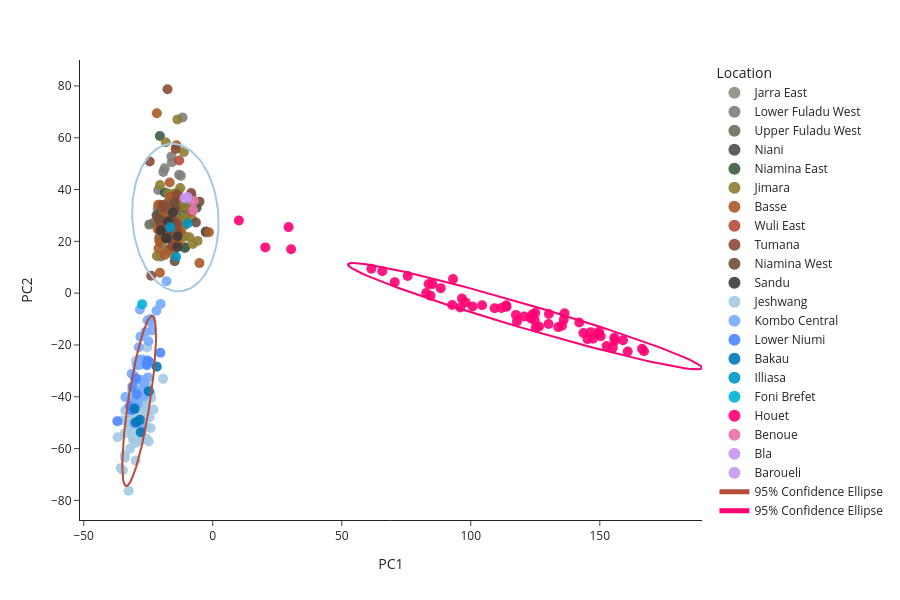

Notebook code for this chart:
### Code cell
pca_fig.add_trace(go.Scatter(
    x=ellipse_x_auto2,
    y=ellipse_y_auto2,
    mode='lines',
    name='95% Confidence Ellipse',
    line=dict(color='#a4c9e2', width=2),
    #fill='toself' # Fills the area enclosed by the ellipse
    ))
